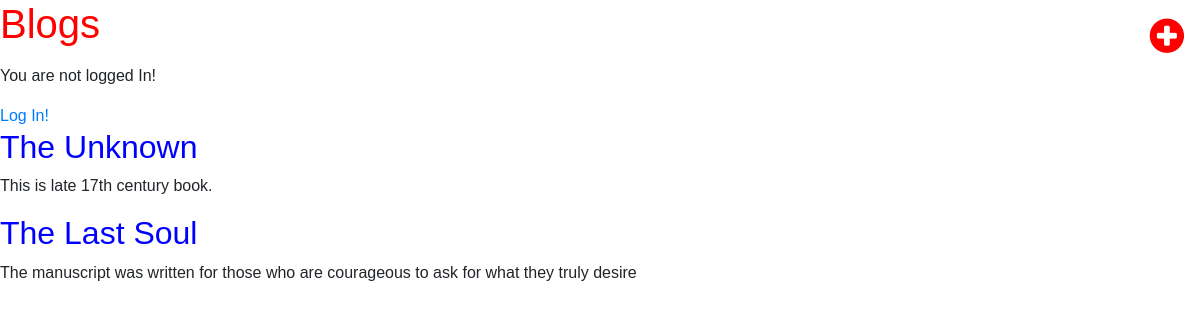
/, run on an earlier commit of the app's database.
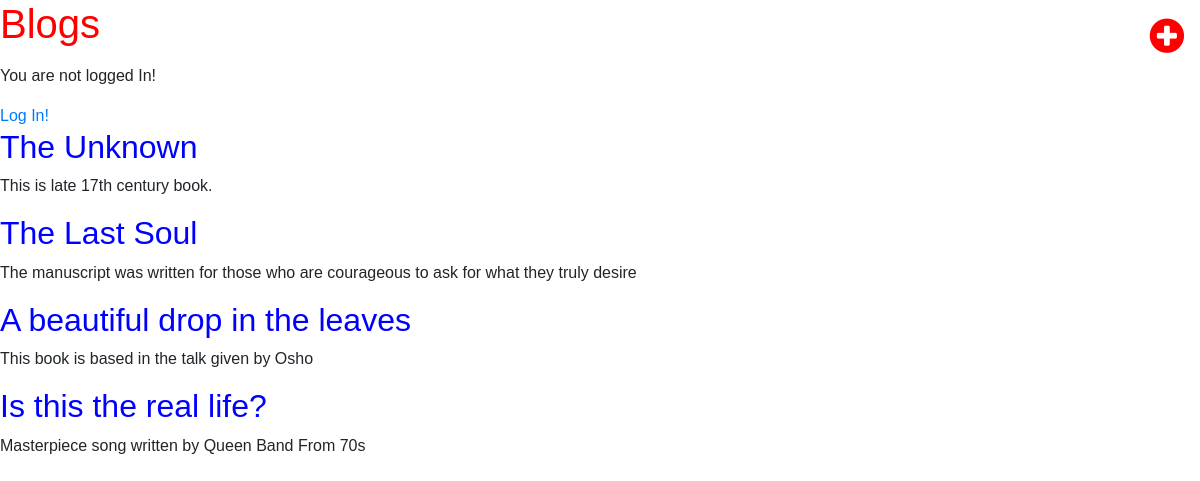
And on a later commit of the database.
### blog/models.py (models this page shows, shortened)
class Post(models.Model):
    title = models.CharField(max_length=200)
    author = models.ForeignKey(
        'auth.User',
        on_delete=models.CASCADE,
    )
    body = models.TextField()

### blog/views.py (the view)
# urls.py: path('',BlogListView.as_view(),name='home'),
class BlogListView(ListView):
    model = Post
    template_name = 'home.html'

### templates/home.html
{% extends './base.html' %}
{% block content %}
{% for post in object_list%}
<div class="post-entry">
		<h2><a href="{%url 'post_detail' post.pk%}">{{post.title}}</a></h2>
		<p>{{post.body}}</p>
</div>
{% endfor %}
{% endblock content %}

What changed in the data, as far as the page shows it:
added Post: title "A beautiful drop in the leaves", body "This book is based in the talk given by Osho"
added Post: title "Is this the real life?", body "Masterpiece song written by Queen Band From 70s"
